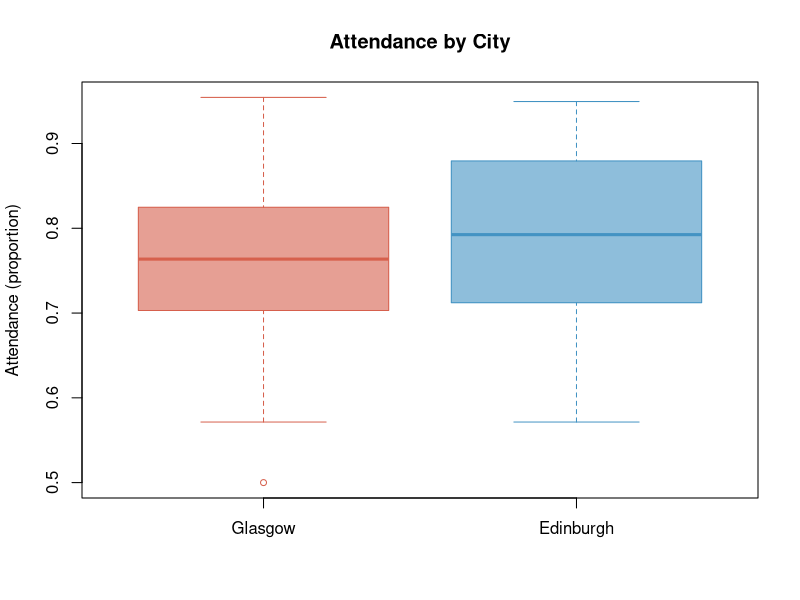
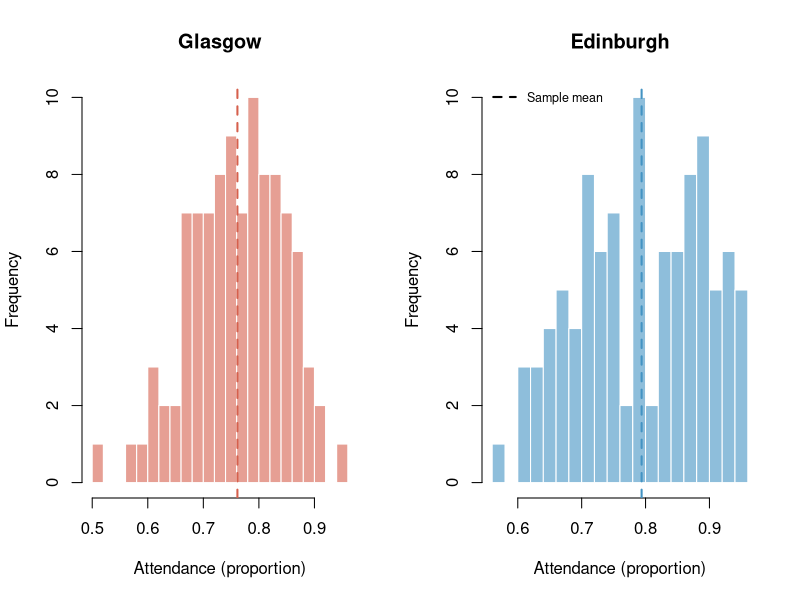

R code for these plots, in order:
## ---- chunk 1
knitr::opts_chunk$set(echo = FALSE, message = FALSE, warning = FALSE)
dat <- read.csv("../scottishData.csv")

glasgow   <- subset(dat, Council_area == "Glasgow City")
edinburgh <- subset(dat, Council_area == "City of Edinburgh")

# Unified colour palette
col_gla <- "#D6604D"
col_edi <- "#4393C3"
## ---- chunk 2

boxplot(glasgow$Attendance, edinburgh$Attendance,
        names = c("Glasgow", "Edinburgh"),
        col = c(adjustcolor(col_gla, 0.6), adjustcolor(col_edi, 0.6)),
        border = c(col_gla, col_edi),
        ylab = "Attendance (proportion)",
        main = "Attendance by City",
        pch = 1, cex = 0.8)
## ---- chunk 3

par(mfrow = c(1, 2))
hist(glasgow$Attendance, breaks = 20, col = adjustcolor(col_gla, 0.6),
     border = "white", main = "Glasgow", xlab = "Attendance (proportion)", ylab = "Frequency")
abline(v = mean(glasgow$Attendance), col = col_gla, lwd = 2, lty = 2)
hist(edinburgh$Attendance, breaks = 20, col = adjustcolor(col_edi, 0.6),
     border = "white", main = "Edinburgh", xlab = "Attendance (proportion)", ylab = "Frequency")
abline(v = mean(edinburgh$Attendance), col = col_edi, lwd = 2, lty = 2)
legend("topleft", legend = "Sample mean", lty = 2, lwd = 2, col = "black", cex = 0.75, bty = "n")
## ---- chunk 4

n_gla <- sum(!is.na(glasgow$Attendance))
n_edi <- sum(!is.na(edinburgh$Attendance))
mean_gla <- mean(glasgow$Attendance, na.rm = TRUE)
mean_edi <- mean(edinburgh$Attendance, na.rm = TRUE)
var_gla  <- var(glasgow$Attendance, na.rm = TRUE)
var_edi  <- var(edinburgh$Attendance, na.rm = TRUE)

sd_gla   <- sd(glasgow$Attendance, na.rm = TRUE)
sd_edi   <- sd(edinburgh$Attendance, na.rm = TRUE)

stats_table <- data.frame(
  City     = c("Glasgow", "Edinburgh"),
  N        = c(n_gla, n_edi),
  Mean     = round(c(mean_gla, mean_edi), 5),
  SD       = round(c(sd_gla, sd_edi), 5),
  Variance = round(c(var_gla, var_edi), 7)
)

knitr::kable(stats_table,
             caption = "Sample means and variances of Attendance for Glasgow and Edinburgh.",
             align = "c")
## ---- chunk 5

# 95% CI for means using t-distribution
ci_mean_gla <- mean_gla + c(-1, 1) * qt(0.975, df = n_gla - 1) * sqrt(var_gla / n_gla)
ci_mean_edi <- mean_edi + c(-1, 1) * qt(0.975, df = n_edi - 1) * sqrt(var_edi / n_edi)

ci_mean_table <- data.frame(
  City  = c("Glasgow", "Edinburgh"),
  Lower = round(c(ci_mean_gla[1], ci_mean_edi[1]), 5),
  Upper = round(c(ci_mean_gla[2], ci_mean_edi[2]), 5)
)

knitr::kable(ci_mean_table,
             caption = "95% confidence intervals for the mean of Attendance.",
             align = "c",
             col.names = c("City", "2.5%", "97.5%"))
## ---- chunk 6

# 95% CI for variance using chi-squared distribution
ci_var_gla <- c((n_gla - 1) * var_gla / qchisq(0.975, df = n_gla - 1),
                (n_gla - 1) * var_gla / qchisq(0.025, df = n_gla - 1))
ci_var_edi <- c((n_edi - 1) * var_edi / qchisq(0.975, df = n_edi - 1),
                (n_edi - 1) * var_edi / qchisq(0.025, df = n_edi - 1))

ci_var_table <- data.frame(
  City  = c("Glasgow", "Edinburgh"),
  Lower = round(c(ci_var_gla[1], ci_var_edi[1]), 7),
  Upper = round(c(ci_var_gla[2], ci_var_edi[2]), 7)
)

knitr::kable(ci_var_table,
             caption = "95% confidence intervals for the variance of Attendance.",
             align = "c",
             col.names = c("City", "2.5%", "97.5%"))
## ---- chunk 7

# Manual t-statistic calculation (Welch's t-test, as in Workshop 2)
t_stat <- (mean_gla - mean_edi) / sqrt(var_gla / n_gla + var_edi / n_edi)
df_welch <- (var_gla / n_gla + var_edi / n_edi)^2 /
            ((var_gla / n_gla)^2 / (n_gla - 1) + (var_edi / n_edi)^2 / (n_edi - 1))
p_val_t <- 2 * pt(abs(t_stat), df = df_welch, lower.tail = FALSE)

# Verify with built-in function
t_result <- t.test(glasgow$Attendance, edinburgh$Attendance, var.equal = FALSE)

t_table <- data.frame(
  Statistic = round(t_result$statistic, 4),
  df        = round(t_result$parameter, 2),
  p_value   = formatC(t_result$p.value, format = "e", digits = 4)
)

knitr::kable(t_table,
             caption = "Welch's two-sample t-test for difference in mean Attendance.",
             align = "c",
             col.names = c("t-statistic", "df", "p-value"))
## ---- chunk 8

# Manual F-statistic calculation (as in Workshop 4)
f_stat_manual <- var_gla / var_edi
p_val_f <- 2 * min(pf(f_stat_manual, n_gla - 1, n_edi - 1, lower.tail = FALSE),
                   pf(f_stat_manual, n_gla - 1, n_edi - 1, lower.tail = TRUE))

# Verify with built-in function
f_result <- var.test(glasgow$Attendance, edinburgh$Attendance)

f_table <- data.frame(
  Statistic = round(f_result$statistic, 4),
  df1       = f_result$parameter[1],
  df2       = f_result$parameter[2],
  p_value   = formatC(f_result$p.value, format = "e", digits = 4)
)

knitr::kable(f_table,
             caption = "F-test for equality of variances of Attendance.",
             align = "c",
             col.names = c("F-statistic", "df1", "df2", "p-value"))
